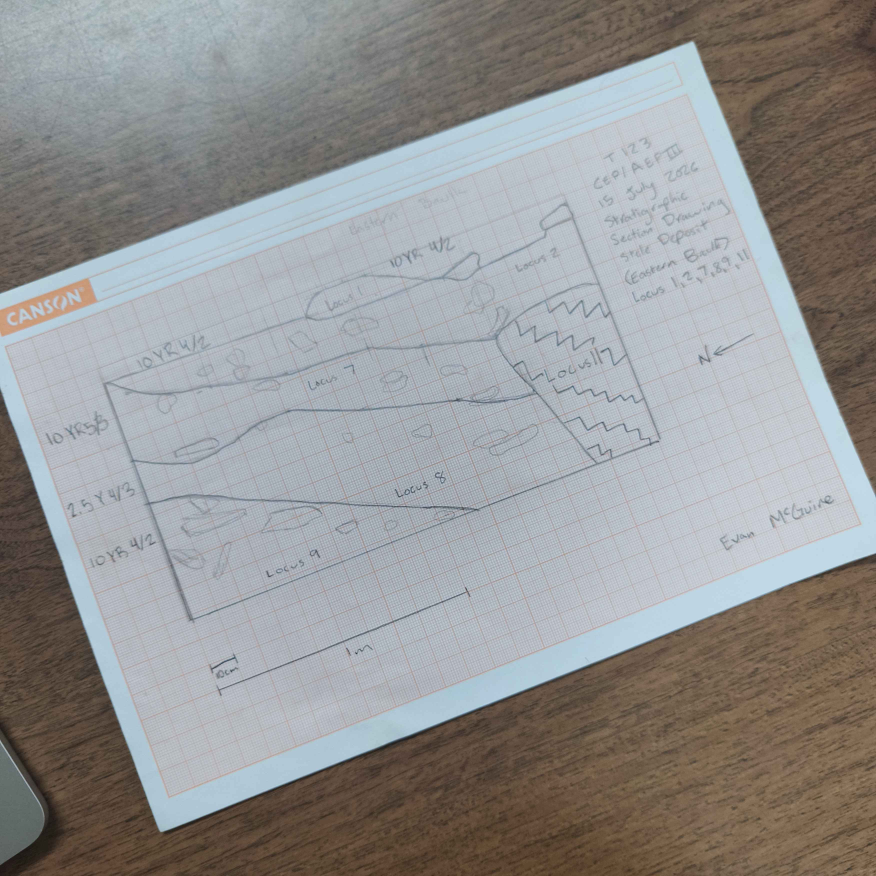
#> input picture 01_scans/trench233.jpg, 3504 x 3504 px (shown at 1/4 size)
$ python -i detect_features.py   (imports and definitions only)
#> lines starting #> are read from the running program, lines starting #| are printed output that depends on the picture; after the words box and inside, x2 and y2 are one past the last pixel; in counts of white or black regions, pixels touching at a corner belong together
"""Computer-vision proposals for discrete features in trench drawings.

This detector intentionally does not claim that every closed contour is a
stone. It proposes compact, closed shapes that may represent stones, cuts,
lenses, voids, or other discrete features. A person approves, rejects, and
labels each proposal before extraction. The confirmed list is then treated as
the feature inventory for the extraction prompt.
"""

from __future__ import annotations

import math
import os
from pathlib import Path
from typing import Any

import cv2
import numpy as np

MAX_ANALYSIS_DIM = 2200
MAX_CANDIDATES = 250


def _read_image(image_path: str) -> np.ndarray:
    """Read an image from disk and raise a useful error if it fails."""
#> called with image_path = '../../01_scans/trench233.jpg'
    img = cv2.imread(
        image_path,
        cv2.IMREAD_IGNORE_ORIENTATION | cv2.IMREAD_COLOR,
    )
#> img is the input picture: shape (3504, 3504, 3); mean B, G, R 147.5, 147.9, 148

    if img is None:
        raise RuntimeError(f"Could not read image: {image_path}")

    return img


def _analysis_copy(img: np.ndarray) -> tuple[np.ndarray, float]:
    """Return a resized analysis image and its scale relative to the original."""
    height, width = img.shape[:2]
#> height = 3504; width = 3504
    longest_side = max(width, height)
#> longest_side = 3504

    if longest_side <= MAX_ANALYSIS_DIM:
        return img.copy(), 1.0

    scale = MAX_ANALYSIS_DIM / longest_side
#> scale = 0.628

    resized = cv2.resize(
        img,
        (
            max(1, round(width * scale)),
            max(1, round(height * scale)),
        ),
        interpolation=cv2.INTER_AREA,
    )

    return resized, scale


def _iou(a: dict[str, Any], b: dict[str, Any]) -> float:
    """Calculate intersection-over-union for two feature bounding boxes."""
    ax1 = float(a["x"])
    ay1 = float(a["y"])
    ax2 = ax1 + float(a["width"])
    ay2 = ay1 + float(a["height"])

    bx1 = float(b["x"])
    by1 = float(b["y"])
    bx2 = bx1 + float(b["width"])
    by2 = by1 + float(b["height"])

    intersection_x1 = max(ax1, bx1)
    intersection_y1 = max(ay1, by1)
    intersection_x2 = min(ax2, bx2)
    intersection_y2 = min(ay2, by2)

    intersection_width = max(0.0, intersection_x2 - intersection_x1)
    intersection_height = max(0.0, intersection_y2 - intersection_y1)
    intersection = intersection_width * intersection_height

    if intersection <= 0:
        return 0.0

    area_a = float(a["width"]) * float(a["height"])
    area_b = float(b["width"]) * float(b["height"])
    union = area_a + area_b - intersection

    return intersection / union if union > 0 else 0.0


def _dedupe(candidates: list[dict[str, Any]]) -> list[dict[str, Any]]:
    """Suppress nested or overlapping contours representing the same object."""
    ordered = sorted(
        candidates,
        key=lambda candidate: (
            float(candidate["score"]),
            float(candidate["area_px"]),
        ),
        reverse=True,
    )

    kept: list[dict[str, Any]] = []

    for candidate in ordered:
        candidate_center_x = float(candidate["x"]) + float(candidate["width"]) / 2
        candidate_center_y = float(candidate["y"]) + float(candidate["height"]) / 2

        duplicate = False

        for existing in kept:
            existing_center_x = float(existing["x"]) + float(existing["width"]) / 2
            existing_center_y = float(existing["y"]) + float(existing["height"]) / 2

            center_distance = math.hypot(
                candidate_center_x - existing_center_x,
                candidate_center_y - existing_center_y,
            )

            center_threshold = 0.18 * min(
                float(candidate["width"]) + float(candidate["height"]),
                float(existing["width"]) + float(existing["height"]),
            )

            overlap = _iou(candidate, existing)
            close_centers = center_distance < center_threshold

            if overlap >= 0.68 or (close_centers and overlap >= 0.35):
                duplicate = True
                break

        if not duplicate:
            kept.append(candidate)

        if len(kept) >= MAX_CANDIDATES:
            break

    return kept


def run_detect(
    image_path: str,
    out_dir: str,
    min_area_fraction: float = 0.000018,
    max_area_fraction: float = 0.035,
) -> dict[str, Any]:
    """Propose compact closed contours as reviewable feature candidates."""
    os.makedirs(out_dir, exist_ok=True)

    original = _read_image(image_path)
    analysis, scale = _analysis_copy(original)
#> scale = 0.628

    analysis_height, analysis_width = analysis.shape[:2]
#> analysis_height = 2200; analysis_width = 2200
    image_area = float(analysis_width * analysis_height)
#> image_area = 4840000

    gray = cv2.cvtColor(analysis, cv2.COLOR_BGR2GRAY)
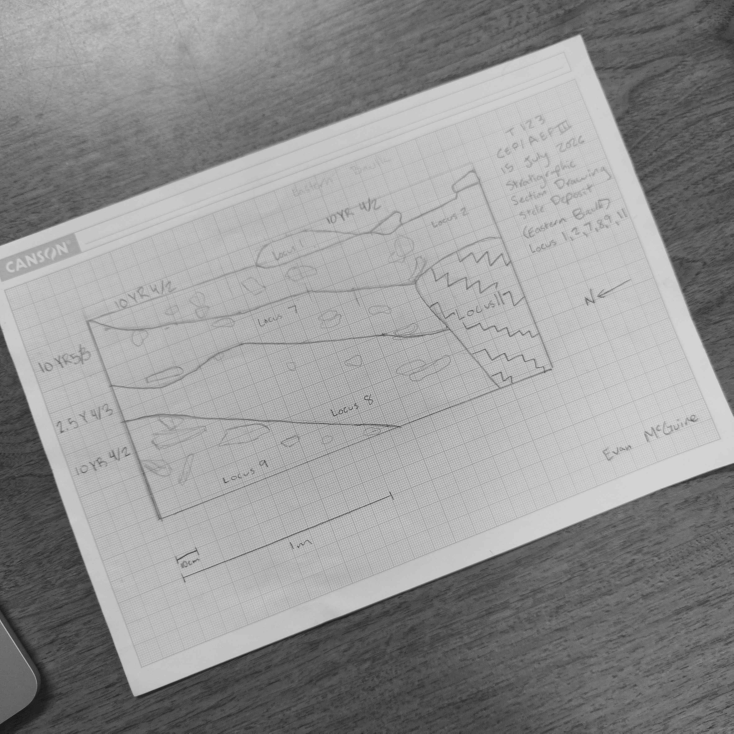
#> gray: shape (2200, 2200) (shown at 1/3 size); min 20, max 220, mean 147.9
    gray = cv2.GaussianBlur(gray, (3, 3), 0)

    # Canny identifies ink boundaries while avoiding most paper-background
    # variation. Closing repairs small gaps in hand-drawn feature outlines.
    median_intensity = float(np.median(gray))
#> median_intensity = 171
    lower_threshold = int(max(20, 0.55 * median_intensity))
#> lower_threshold = 94
    upper_threshold = int(
        min(
            255,
            max(lower_threshold + 30, 1.25 * median_intensity),
        )
    )
#> upper_threshold = 213

    edges = cv2.Canny(
        gray,
        lower_threshold,
        upper_threshold,
    )
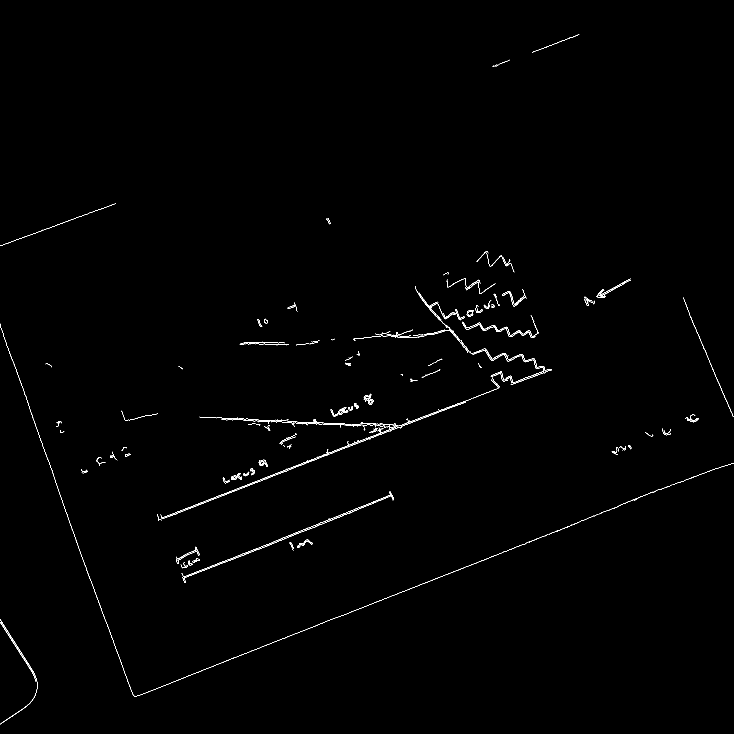
#> edges: shape (2200, 2200) (shown at 1/3 size); 0.42% white in thin lines or dots

    closing_kernel = cv2.getStructuringElement(
        cv2.MORPH_ELLIPSE,
        (3, 3),
    )

    edges = cv2.morphologyEx(
        edges,
        cv2.MORPH_CLOSE,
        closing_kernel,
        iterations=1,
    )
#> edges: shape (2200, 2200); 0.48% white in thin lines or dots

    contours, _ = cv2.findContours(
        edges,
        cv2.RETR_LIST,
        cv2.CHAIN_APPROX_SIMPLE,
    )
#> contours = 523 contours, 298 with area under 20; largest, box (x1, y1, x2, y2) and area: (480, 1194, 1416, 1557) 5620, (1059, 858, 1656, 1155) 3202, (545, 1474, 1182, 1748) 2727, (1386, 946, 1617, 1014) 1138, (896, 1520, 1085, 1599) 781

    min_area = max(
        55.0,
        image_area * float(min_area_fraction),
    )
#> min_area = 87.12
    max_area = image_area * float(max_area_fraction)
#> max_area = 169400

    raw_candidates: list[dict[str, Any]] = []

    for contour in contours:
        area = abs(float(cv2.contourArea(contour)))
        perimeter = float(cv2.arcLength(contour, True))

        if area < min_area or area > max_area or perimeter <= 0:
            continue

        x, y, width, height = cv2.boundingRect(contour)

        if width < 10 or height < 10:
            continue

        if width > 0.34 * analysis_width:
            continue

        if height > 0.34 * analysis_height:
            continue

        if (
            x <= 2
            or y <= 2
            or x + width >= analysis_width - 2
            or y + height >= analysis_height - 2
        ):
            continue

        aspect_ratio = width / height

        if aspect_ratio < 0.16 or aspect_ratio > 6.2:
            continue

        convex_hull = cv2.convexHull(contour)
        hull_area = abs(float(cv2.contourArea(convex_hull)))

        solidity = area / hull_area if hull_area > 0 else 0.0
        extent = area / float(width * height)
        circularity = 4.0 * math.pi * area / (perimeter * perimeter)

        # Layer boundaries and grid lines generally have low extent or
        # solidity. Small text loops are mostly removed by size limits.
        if solidity < 0.34 or extent < 0.09:
            continue

        compactness = min(
            1.0,
            max(0.0, circularity),
        )

        score = 0.45 * compactness + 0.35 * min(1.0, solidity) + 0.20 * min(1.0, extent)

        if score < 0.28:
            continue

        epsilon = 0.012 * perimeter
        approximated_contour = cv2.approxPolyDP(
            contour,
            epsilon,
            True,
        )

        inverse_scale = 1.0 / scale

        points = [
            [
                round(float(point[0][0]) * inverse_scale, 1),
                round(float(point[0][1]) * inverse_scale, 1),
            ]
            for point in approximated_contour[:80]
        ]

        suggested_type = (
            "rock/stone"
            if compactness >= 0.24 and 0.35 <= aspect_ratio <= 2.8
            else "other feature"
        )

        raw_candidates.append(
            {
                "x": round(x * inverse_scale, 1),
                "y": round(y * inverse_scale, 1),
                "width": round(width * inverse_scale, 1),
                "height": round(height * inverse_scale, 1),
                "area_px": round(
                    area * inverse_scale * inverse_scale,
                    1,
                ),
                "circularity": round(circularity, 3),
                "solidity": round(solidity, 3),
                "score": round(score, 3),
                "points": points,
                "suggested_type": suggested_type,
                "feature_type": suggested_type,
                "status": "pending",
                "source": "cv",
            }
        )
#> this loop made 523 passes
#> (area, perimeter) on passes 1, 3, 8: (34, 26.97), (29, 25.8), (26, 23.8)
#> after the loop, raw_candidates = 24 items

    candidates = _dedupe(raw_candidates)
#> the loop in _dedupe, `for candidate in ordered:` made 24 passes
#> (candidate_center_x, candidate_center_y) on passes 2, 4, 5, 6, 7, 8, 9, 10: (1271, 1535.3), (2802.3, 1443.8), (1702.7, 1940.8), (1640.5, 1963), (937.3, 2678.2), (1258.3, 2213.9), (2248.1, 1564.1), (1853.1, 2034)
#> (candidate_center_x, candidate_center_y) on pass 1: (2246.5, 1496.4)
    candidates.sort(
        key=lambda candidate: (
            float(candidate["y"]),
            float(candidate["x"]),
        )
    )

    for index, candidate in enumerate(candidates):
        candidate["id"] = index
        candidate["display_id"] = index + 1
#> this loop made 23 passes

    debug_image = original.copy()

    for candidate in candidates:
        x = int(round(float(candidate["x"])))
        y = int(round(float(candidate["y"])))
        width = int(round(float(candidate["width"])))
        height = int(round(float(candidate["height"])))

        cv2.rectangle(
            debug_image,
            (x, y),
            (x + width, y + height),
            (0, 180, 255),
            3,
        )

        cv2.putText(
            debug_image,
            str(candidate["display_id"]),
            (x, max(18, y - 5)),
            cv2.FONT_HERSHEY_SIMPLEX,
            0.65,
            (0, 100, 220),
            2,
            cv2.LINE_AA,
        )

    debug_path = str(Path(out_dir) / "feature_candidates.png")

    if not cv2.imwrite(debug_path, debug_image):
        raise RuntimeError(f"Could not write feature debug image: {debug_path}")

    return {
        "features": candidates,
        "debug_image": debug_path,
        "image_width": int(original.shape[1]),
        "image_height": int(original.shape[0]),
        "candidate_count": len(candidates),
    }


# [51 lines left out: function write_review_overlay, not called in this run]

>>> result = run_detect('../../01_scans/trench233.jpg', 'out.png')
